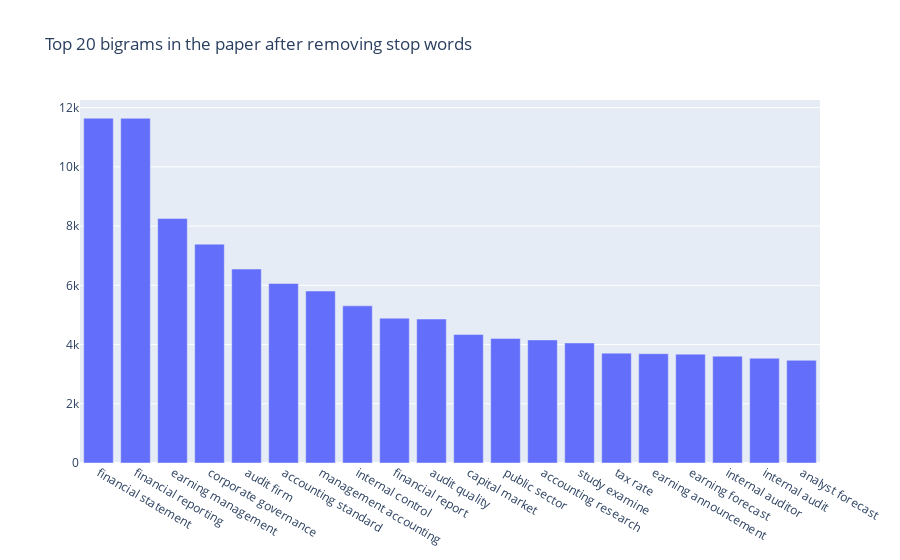

Notebook code cell kept with this figure:
### Markdown cell above
## Bigrams

### Code cell
def get_top_n_bigram(corpus, n=None):
    vec = CountVectorizer(ngram_range=(2, 2), stop_words=stop_list).fit(corpus)
    bag_of_words = vec.transform(corpus)
    sum_words = bag_of_words.sum(axis=0) 
    words_freq = [(word, sum_words[0, idx]) for word, idx in vec.vocabulary_.items()]
    words_freq =sorted(words_freq, key = lambda x: x[1], reverse=True)
    return words_freq[:n]
common_words = get_top_n_bigram(dt3c['content_3'], NUM_OF_WORDS_IN_EACH_TOPIC)
df3 = pd.DataFrame(common_words, columns = ['bigram' , 'count'])

fig = go.Figure([go.Bar(x=df3['bigram'], y=df3['count'])])
fig.update_layout(title=go.layout.Title(text="Top {} bigrams in the paper after removing stop words".format(NUM_OF_WORDS_IN_EACH_TOPIC)))
fig.show()

### Figure 1 — Plotly figure (JSON) as saved in the notebook; plotly's stock layout.template omitted (floating-point values rounded to 4 significant figures)
{"data": [{"type": "bar", "x": ["financial statement", "financial reporting", "earning management", "corporate governance", "audit firm", "accounting standard", "management accounting", "internal control", "financial report", "audit quality", "capital market", "public sector", "accounting research", "study examine", "tax rate", "earning announcement", "earning forecast", "internal auditor", "internal audit", "analyst forecast"], "y": [11645, 11640, 8258, 7391, 6549, 6061, 5808, 5307, 4890, 4862, 4338, 4208, 4157, 4055, 3710, 3691, 3676, 3608, 3537, 3468]}], "layout": {"title": {"text": "Top 20 bigrams in the paper after removing stop words"}}}
